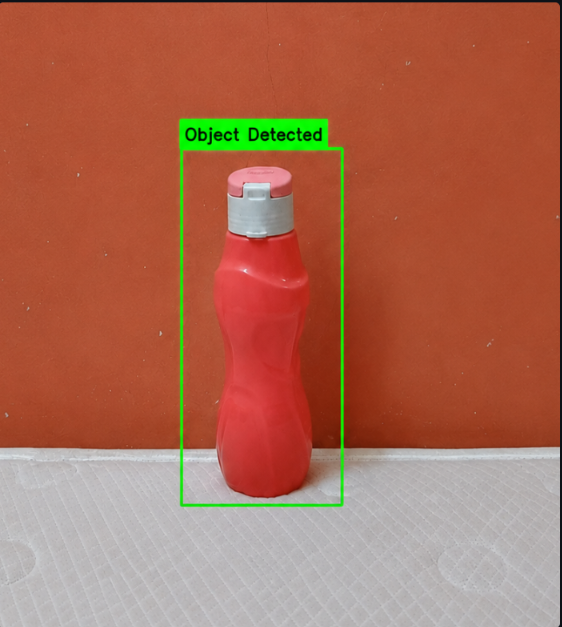
#> input picture object.png, 562 x 627 px, given in place of the camera
$ jupyter execute WORKSHOP-2.ipynb
#> lines starting #> are read from the running program, lines starting #| are printed output that depends on the picture; after the words box and inside, x2 and y2 are one past the last pixel; in counts of white or black regions, pixels touching at a corner belong together
[cell 1]
import cv2

# Open the web camera
cap = cv2.VideoCapture(0)

# Background subtractor for foreground-object detection
bg_subtractor = cv2.createBackgroundSubtractorMOG2(
    history=500,
    varThreshold=50,
    detectShadows=True
)

while True:

    # Read frame from webcam
    ret, frame = cap.read()
#> frame is the input picture: shape (627, 562, 3); mean B, G, R 84.5, 106.8, 171.7

    if not ret:
        print("Cannot read frame from web camera")
        break

    # Create foreground mask
    mask = bg_subtractor.apply(frame)
#> mask: shape (627, 562); every value is 127

    # Remove small noise
    kernel = cv2.getStructuringElement(
        cv2.MORPH_ELLIPSE,
        (5, 5)
    )

    mask = cv2.morphologyEx(
        mask,
        cv2.MORPH_OPEN,
        kernel
    )

    mask = cv2.morphologyEx(
        mask,
        cv2.MORPH_DILATE,
        kernel
    )

    # Find contours of detected objects
    contours, _ = cv2.findContours(
        mask,
        cv2.RETR_EXTERNAL,
        cv2.CHAIN_APPROX_SIMPLE
    )
#> contours = [[[0, 0], [0, 626], [561, 626], [561, 0]]]

    # Process each detected contour
    for contour in contours:

        # Calculate contour area
        area = cv2.contourArea(contour)

        # Ignore very small regions
        if area > 2500:

            # Get bounding rectangle
            x, y, w, h = cv2.boundingRect(contour)

            # Draw bounding box
            cv2.rectangle(
                frame,
                (x, y),
                (x + w, y + h),
                (0, 255, 0),
                2
            )

            # Display detection text
            cv2.putText(
                frame,
                "Object Detected",
                (x, y - 10),
                cv2.FONT_HERSHEY_SIMPLEX,
                0.7,
                (0, 255, 0),
                2
            )
#> this loop made 1 pass
#> (contour, area, x, y, w, h) on pass 1: ([[0, 0], [0, 626], [561, 626], [561, 0]], 351186, 0, 0, 562, 627)
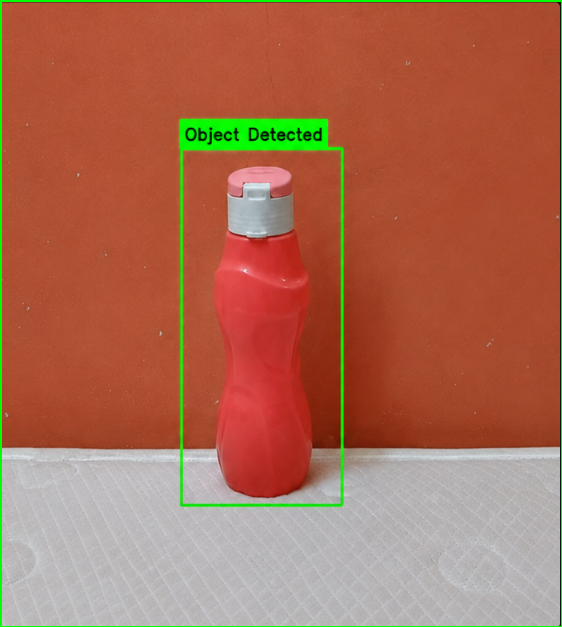
#> frame: shape (627, 562, 3); 1.01% of pixels changed, all inside (x1, y1, x2, y2) = (0, 0, 562, 627)

    # Display camera frame
    cv2.imshow(
        "Workshop 2 - Object Detection",
        frame
    )

    # Press 'q' to stop
    if cv2.waitKey(1) & 0xFF == ord('q'):
#> (key q is pressed here)
        break

# Release the webcam
cap.release()

# Close all OpenCV windows
cv2.destroyAllWindows()
